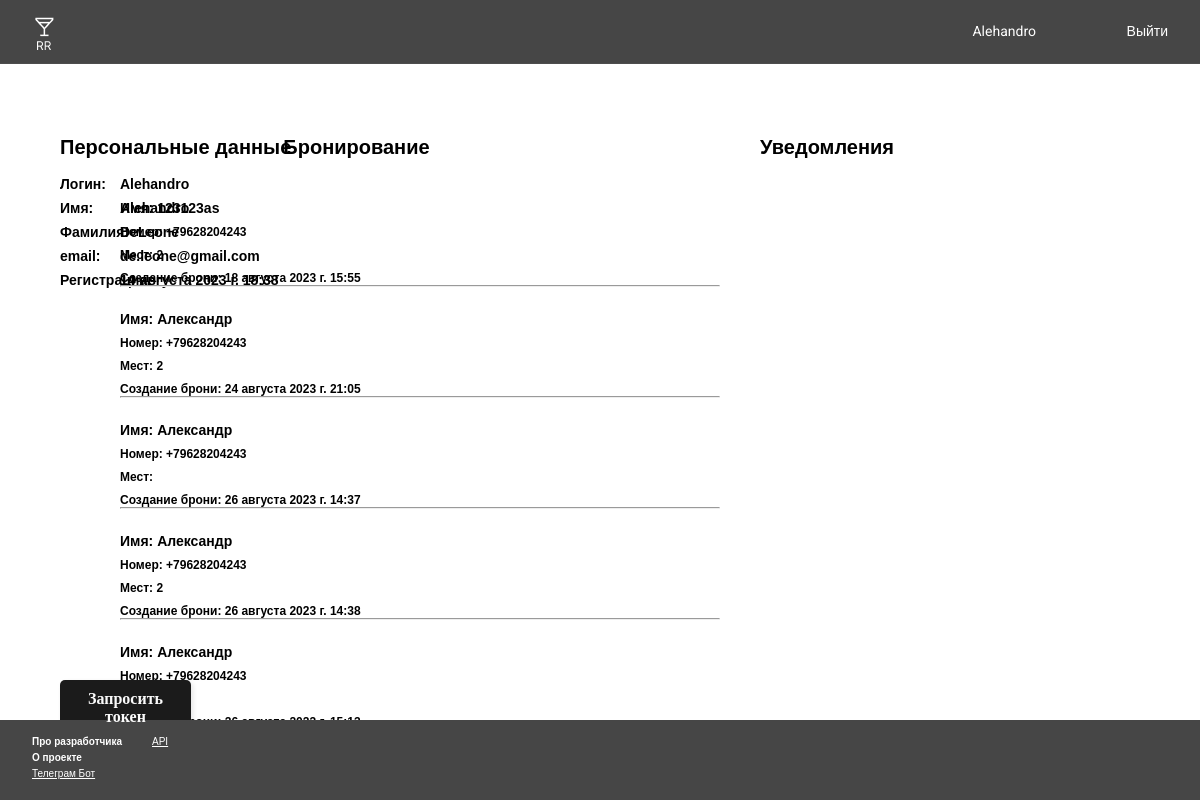
Page /profile/ (signed in) on the earlier database version.
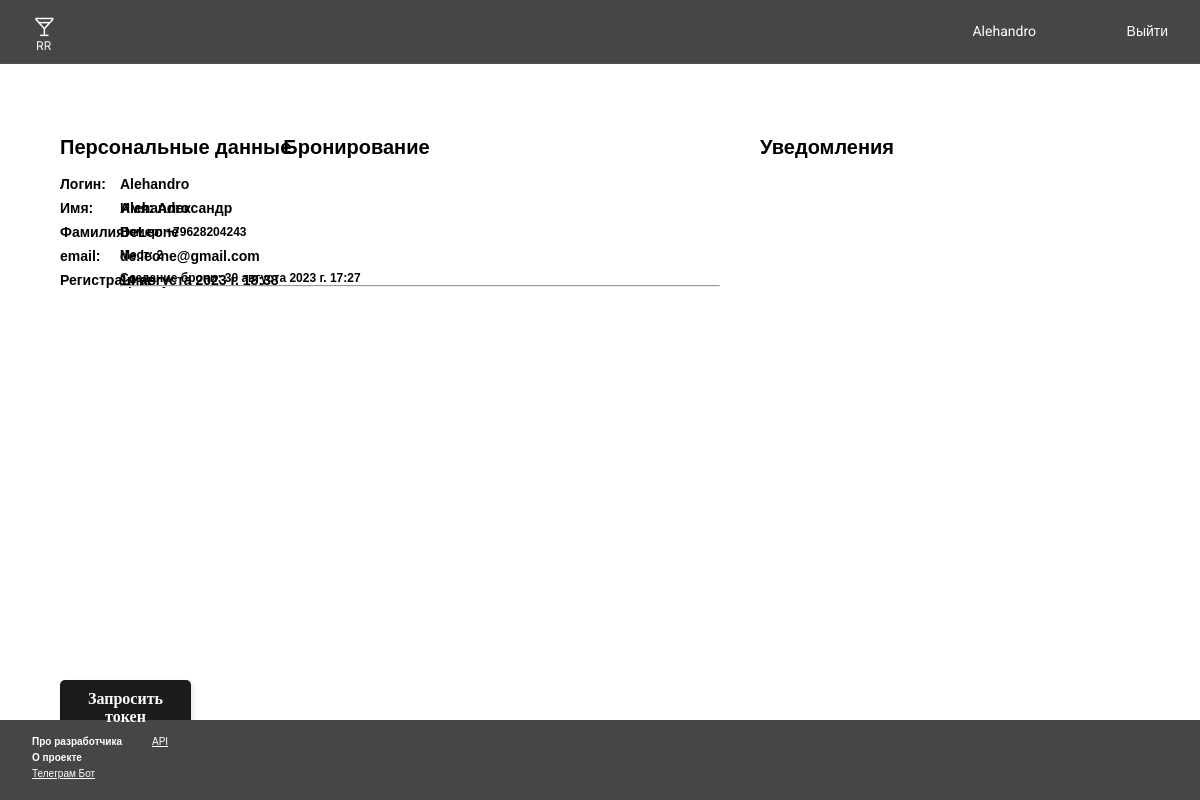
Same page on the later database version.
### app/models.py (models this page shows, shortened)
class ui_elements(models.Model):
    background=models.ImageField(upload_to='ui_bac_image/')
    header=models.ImageField(upload_to='ui_png/')
    ico_header=models.ImageField(upload_to='ico_header/')
    ico_setting_header = models.ImageField(upload_to='ico_header/',null=True)
    f_image = models.ImageField(upload_to='f_image/')
    complete_image=models.ImageField(upload_to="complete_image/",blank=True)
    new_restaurant_setting_img=models.ImageField(upload_to="setting_img/",blank=True)
    edit_restaurant_setting_img = models.ImageField(upload_to="setting_img/", blank=True)
    user_setting_img = models.ImageField(upload_to="setting_img/", blank=True)
    support_setting_img=models.ImageField(upload_to="setting_img/", blank=True)

class booking(models.Model):
    restaurant = models.CharField(max_length=20)
    name = models.CharField(max_length=20)
    number = models.CharField(max_length=20)
    places = models.CharField(max_length=2)
    date = models.DateTimeField(auto_now_add=True)
    user_booking = models.ForeignKey(User, on_delete=models.CASCADE, null=True)

### app/views.py (the view)
# urls.py: path("profile/",profile_and_mail, name="profile"),
def profile_and_mail(request):
    user = request.user
    bookings=booking.objects.filter(user_booking=user)
    message_info = message.objects.filter(message_user=user)  # Получаем информацию о ресторанах
    back_img = ui_elements.objects.all()
    Request_token =request_token.objects.filter(request_token_user=user)
    context = {
        "user": user,
        "back_img": back_img,
        "profile": message_info,
        "booking":bookings,
        "req_token_user":Request_token
    }
    return render(request, "profile.html", context)

### app/templates/profile.html (shortened to what this page needs)
<!DOCTYPE html>
{%load static%}
<html lang="en">
<head>
    <link rel='stylesheet' href="{% static 'css/profilev6.css' %}">
</head>
<body>
    <div class="container">
        {% for i in back_img %}
            <img class='headers' src="{{i.header.url}}" >
            <a href={% url 'user_page' %}  >
                <img class='icoheaders' src="{{i.ico_header.url}}" >
                </a>
            <div class="btn_logout">
                <a href={% url 'start_page' %} class="btn_logout_txt" style="text-decoration: none;" >Выйти</a>
                <div class="user_setting">
                        <a href={% url 'setting_user' %}  class="user_btn" style="text-decoration: none;">{{ user}}</a>
                </div>
                {% endfor %}
        </div>
    </div>
<h2 class="profile_label">Персональные данные</h2>
<h1 class="label_login">Логин:<h1>
<h1 class="login">{{user}}</h1>
<h1 class="name_label">Имя:</h1>
<h1 class="name">{{user.first_name}}</h1>
<h1 class="last_name_label">Фамилия:</h1>
<h1 class="last_name">{{user.last_name}}</h1>
<h1 class="email_label">email:</h1>
<h1 class="email">{{user.email}}</h1>
<h1 class="date_registration_label">Регистрация:</h1>
<h1 class="date_registration">{{user.date_joined}}</h1>
<h2 class="message_label">Уведомления</h2>
<h2 class="booking_label">Бронирование</h2>
<body>
  <div class="scrollable-container">
  </div>
</body>
<body>
    <div class="scrollable-container2">
      {% for b in booking %}
          <h1 class="name_userbooking">Имя: {{ b.name }}<h1>
        <h1 class="number_userbooking">Номер: {{ b.number }}</h1>
        <h1 class="places_booking">Мест: {{ b.places }}</h1>
        <h1 class="date_booking">Создание брони: {{ b.date }}</h1>
        <hr class="line">
      {% endfor %}
    </div>
  </body>
<form method="POST" class="btn_new_token" action="{% url 'add_record' %}">
    <button class="booking_btn" type="submit" >
        <span class="button-text">Запросить токен</span>
        <div class="fill-container"></div>
      </button>
  </form>
</html>
            <div class="footer">
                {% for i in back_img %}
                    <img class="footer_img" src="{{i.f_image.url}}">
                    <div class="footer_btn">
                        <h1 class="text_footer_dev">Про разработчика</h1>
                        <h1 class="text_footer_project"> О проекте</h1>
                        <a class="text_footer_telegram"href={% url 'tg_page' %}>Телеграм Бот</a>
                        <a class="text_footer_api" href={% url 'api_page' %}>API</a>
                {% endfor %}
            </div>
</body>
</html>

Differences in the rows shown:
removed booking: name "123123as", number "+79628204243", places "2", date "18 августа 2023 г. 15:55"
removed booking: name "Александр", number "+79628204243", places "2", date "24 августа 2023 г. 21:05"
removed booking: name "Александр", number "+79628204243", date "26 августа 2023 г. 14:37"
removed booking: name "Александр", number "+79628204243", places "2", date "26 августа 2023 г. 14:38"
removed booking: name "Александр", number "+79628204243"
added booking: name "Александр", number "+79628204243", places "2", date "30 августа 2023 г. 17:27"
